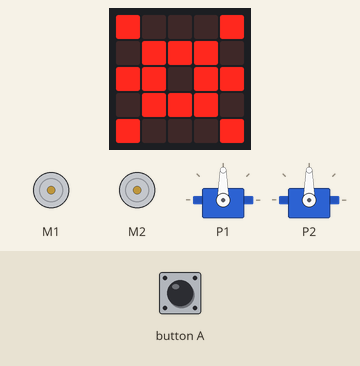
The program below on a simulated BBC micro:bit (MakeCode). Shown: 2 × DC motor (green arrow = forward, orange = backward, longer = faster), 2 × servo, the board's 5×5 LED display. The inputs (shaded band) are chosen by the test bench. The 48×5 strip is a reading aid, not a part: it shows the text the display is scrolling, unrolled, one strip-width of it at a time.

Above: at 4.3 s.
4.4 s: button A pressed for 0.15 s
At 7.1 s:
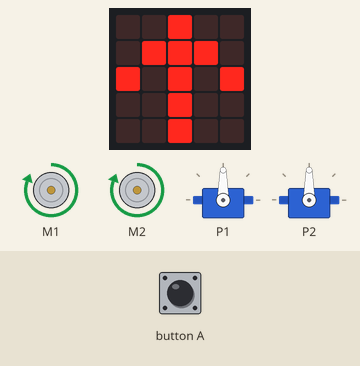
At 13.6 s:
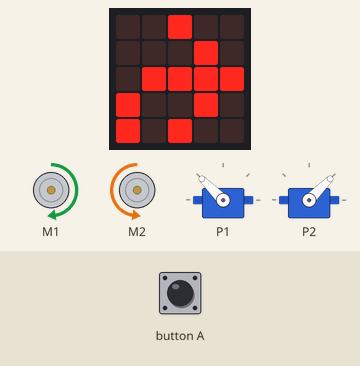
Timing chart, 0 to 21.6 s (numbered marks = the images above; inputs shaded):
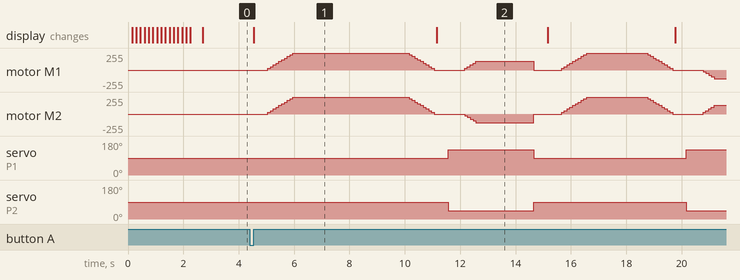

The program:

main.ts
```typescript
function DreheRechts () {
    basic.showLeds(`
        . . # . .
        . . . # .
        . # # # #
        # . . # .
        # . # . .
        `)
    Einlenken()
    Drehzeit = 2000 * Multiplikator
    for (let Geschwindigkeit = 0; Geschwindigkeit <= 5; Geschwindigkeit++) {
        kitronik_motor_driver.motorOn(kitronik_motor_driver.Motors.Motor1, kitronik_motor_driver.MotorDirection.Forward, Geschwindigkeit * 10)
        kitronik_motor_driver.motorOn(kitronik_motor_driver.Motors.Motor2, kitronik_motor_driver.MotorDirection.Reverse, Geschwindigkeit * 10)
        basic.pause(100)
    }
    basic.pause(Drehzeit)
    kitronik_motor_driver.motorOff(kitronik_motor_driver.Motors.Motor1)
    kitronik_motor_driver.motorOff(kitronik_motor_driver.Motors.Motor2)
    Auslenken()
}
function Auslenken () {
    servos.P1.setAngle(90)
    servos.P2.setAngle(90)
    basic.pause(500)
}
function FahreVorwärts () {
    basic.showLeds(`
        . . # . .
        . # # # .
        # . # . #
        . . # . .
        . . # . .
        `)
    for (let Geschwindigkeit = 0; Geschwindigkeit <= 10; Geschwindigkeit++) {
        kitronik_motor_driver.motorOn(kitronik_motor_driver.Motors.Motor1, kitronik_motor_driver.MotorDirection.Forward, Geschwindigkeit * 10)
        kitronik_motor_driver.motorOn(kitronik_motor_driver.Motors.Motor2, kitronik_motor_driver.MotorDirection.Forward, Geschwindigkeit * 10)
        basic.pause(100)
    }
    basic.pause(2000 * Multiplikator)
    for (let Geschwindigkeit = 0; Geschwindigkeit <= 10; Geschwindigkeit++) {
        kitronik_motor_driver.motorOn(kitronik_motor_driver.Motors.Motor1, kitronik_motor_driver.MotorDirection.Forward, 100 - Geschwindigkeit * 10)
        kitronik_motor_driver.motorOn(kitronik_motor_driver.Motors.Motor2, kitronik_motor_driver.MotorDirection.Forward, 100 - Geschwindigkeit * 10)
        basic.pause(100)
    }
    kitronik_motor_driver.motorOff(kitronik_motor_driver.Motors.Motor1)
    kitronik_motor_driver.motorOff(kitronik_motor_driver.Motors.Motor2)
}
function DreheLinks () {
    basic.showLeds(`
        . . # . .
        . # . . .
        # # # # .
        . # . . #
        . . # . #
        `)
    Einlenken()
    Drehzeit = 2000 * Multiplikator
    for (let Geschwindigkeit = 0; Geschwindigkeit <= 5; Geschwindigkeit++) {
        kitronik_motor_driver.motorOn(kitronik_motor_driver.Motors.Motor1, kitronik_motor_driver.MotorDirection.Reverse, Geschwindigkeit * 10)
        kitronik_motor_driver.motorOn(kitronik_motor_driver.Motors.Motor2, kitronik_motor_driver.MotorDirection.Forward, Geschwindigkeit * 10)
        basic.pause(100)
    }
    basic.pause(Drehzeit)
    kitronik_motor_driver.motorOff(kitronik_motor_driver.Motors.Motor1)
    kitronik_motor_driver.motorOff(kitronik_motor_driver.Motors.Motor2)
    Auslenken()
}
input.onButtonPressed(Button.A, function () {
    for (let Index = 0; Index <= BefehlsListe.length; Index++) {
        Befehl = BefehlsListe[Index]
        Multiplikator = MultiListe[Index]
        if (Befehl == "FV") {
            FahreVorwärts()
        } else if (Befehl == "DL") {
            DreheLinks()
        } else if (Befehl == "DR") {
            DreheRechts()
        } else {
            Anhalten()
        }
    }
    Anhalten()
})
function Einlenken () {
    servos.P1.setAngle(135)
    servos.P2.setAngle(45)
    basic.pause(500)
}
function Anhalten () {
    basic.showLeds(`
        . # # # .
        # . . . #
        # # # # #
        # . . . #
        . # # # .
        `)
    kitronik_motor_driver.motorOff(kitronik_motor_driver.Motors.Motor1)
    kitronik_motor_driver.motorOff(kitronik_motor_driver.Motors.Motor2)
}
let Befehl = ""
let Multiplikator = 0
let Drehzeit = 0
let MultiListe: number[] = []
let BefehlsListe: string[] = []
kitronik_motor_driver.motorOff(kitronik_motor_driver.Motors.Motor1)
kitronik_motor_driver.motorOff(kitronik_motor_driver.Motors.Motor2)
servos.P1.setAngle(90)
servos.P2.setAngle(90)
basic.clearScreen()
basic.showString("V1")
BefehlsListe = [
"FV",
"DR",
"FV",
"DL",
"FV",
"DL"
]
MultiListe = [
2,
1,
1,
1,
4,
3
]
basic.showLeds(`
    # . . . #
    . # # # .
    # # . # #
    . # # # .
    # . . . #
    `)
```

test.ts
```typescript
// Hier kann man Tests durchführen; diese Datei wird nicht kompiliert, wenn dieses Paket als Erweiterung verwendet wird.
```
